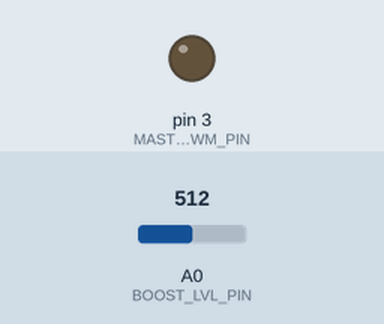
Simulated run of this sketch. Board: Arduino Uno, built with avr-gcc and run on an emulated ATmega328P. Parts: output pins drawn as LEDs (lit = HIGH). The inputs (shaded band) are chosen by the test bench; at power-on: A0 (BOOST_LVL_PIN) = 512.

Above: at 0.02 s.
Timing chart, 0 to 3.0 s (numbered marks = the images above):
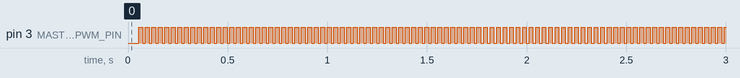

Measured:
- by itself, pin 3 (MASTER_BOOST_PWM_PIN): alternates HIGH for 0.02 s and LOW for 0.01 s

The sketch:

carputer.ino
```cpp
#include <Arduino.h>
#include <ResponsiveAnalogRead.h>
#include <SoftwareSerial.h>
#include <PID_v1.h>

#define VNT_SETPOINT_POWER 0.60f  //Maximum opening of VNT; optimal efficiency according to "https://dieselnet.com/tech/air_turbo_vgt.php" ,
#define BOOST_MAX_SPEC_KPA 750.0  //0.75 bar
#define BOOST_DESIRED_SPEC_KPA 400
#define BOOST_IDLE_THRESHOLD 250  //No boost situation, when below this value
#define MASTER_BOOST_PWM_PIN 3
#define BOOST_LVL_PIN A0

#define EXEC_UPDATE 30
#define SENSOR_FAST_UPDATE 15

//PID SETTINGS
//Ziegler–Nichols method; https://en.wikipedia.org/wiki/Proportional%E2%80%93integral%E2%80%93derivative_controller#Ziegler%E2%80%93Nichols_method
//Basically keep increasing Kp until the PID outpu Ku = half Kp.
double Ku = 0.40;
double Tu = 0.5;

double Kp = 0.6 * Ku;
double Ki = 1.2 * Ku / Tu;
double Kd = 3.0 * Ku * Tu / 40.0;

//Global vars
double boostkPa = 0;
double pidOutput = 0.0;
double desiredKpa = BOOST_DESIRED_SPEC_KPA;
float vntOpening = 0.0f;

ResponsiveAnalogRead map_read(BOOST_LVL_PIN, false);  // no sleep on the MAP read; need the resolution
PID vntPid(&boostkPa, &pidOutput, &desiredKpa, Kp, Ki, Kd, P_ON_E, DIRECT);

/************<AVGSTRUCTS****************/
#define AVG_MAX 15
struct avgStruct {
  unsigned char pos;
  unsigned char size = AVG_MAX;
  volatile unsigned int avgData[AVG_MAX];
};

volatile int mapInput;
double mapCorrected;

avgStruct mapAvg;
int getFilteredAverage(struct avgStruct* a) {
  long int avgAll = 0;

  for (int i = 0; i < a->size; i++) {
    avgAll += a->avgData[i];
  }

  avgAll = (int)(avgAll / a->size);
  return avgAll;
}
/***********AVGSTRUCTS/>****************/


void setup(void) {
  Serial.begin(115200);

  pinMode(MASTER_BOOST_PWM_PIN, OUTPUT);
  vntPid.SetSampleTime(EXEC_UPDATE);

  //Set frequency of Pin3 to 30.64 Hz
  TCCR2B = TCCR2B & B11111000 | B00000111;
}

unsigned long sensorFastUpdate = 0;
unsigned long execLoop = 0;

void loop(void) {
  //Reads the MAP data
  if ((millis() - sensorFastUpdate) >= SENSOR_FAST_UPDATE) {
    mapAvg.pos++;
    if (mapAvg.pos >= mapAvg.size)
      mapAvg.pos = 0;

    map_read.update();
    mapAvg.avgData[mapAvg.pos] = map_read.getValue();
    mapInput = getFilteredAverage(&mapAvg);
  }

  //Do execution which sets the boost
  if ((millis() - execLoop) >= EXEC_UPDATE) {
    double voltage_Boost = mapInput * (5.0 / 1024.0);
    double boostValue = 0.66 * voltage_Boost - 1.06;
    double boostValueKpa = boostValue * 1000.0;
    bool hasUsedPid = false;

    if (boostValueKpa >= BOOST_MAX_SPEC_KPA || boostValue < -0.7 || boostValue >= 1.5) {
      digitalWrite(MASTER_BOOST_PWM_PIN, LOW);
    } else {
      /*
      We need to fully actuate in +- 2.5seconds, from 0 to 255
      This being called +- 20 times per second on average. 20*2.5 = 50 ticks
      So delta per tick is 255/50 = +- 5, make it 8 => 8 / 255 = 0.03
    */
      float vntOpeningDelta = 0.03f;

      if (boostkPa <= BOOST_IDLE_THRESHOLD) {
        vntOpening += vntOpeningDelta;  //within 3 seconds close it
      } else if (boostkPa <= BOOST_MAX_SPEC_KPA) {
        //do PID here
        hasUsedPid = true;
        vntPid.SetMode(AUTOMATIC);
        vntPid.Compute();

        vntOpening = pidOutput / 255.0f;
      } else {
        //Default, we shouldnt be getting here
        vntOpening = 0.0f;
      }

      vntOpening = min(VNT_SETPOINT_POWER, vntOpening);
      vntOpening = max(0.0f, vntOpening);

      float vntSignal = vntOpening * 255.0f;
      int iVNTSignal = (int)vntSignal;

      iVNTSignal = min(255, iVNTSignal);
      iVNTSignal = max(0, iVNTSignal);
      analogWrite(MASTER_BOOST_PWM_PIN, iVNTSignal);
    }

    if (!hasUsedPid) {
      vntPid.SetMode(MANUAL);
    }
  }
}
```
